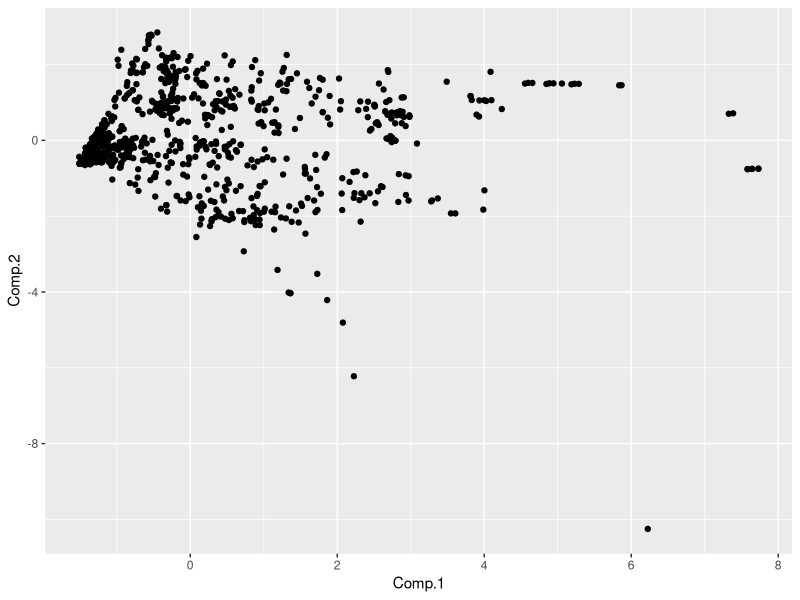

Generate this figure with R:
## ---- chunk 1
library(ggplot2)
food <- read.table("food.data.txt", header = TRUE)
food <- food[,9:14]

pc_food <- princomp(food, cor = TRUE)

if (FALSE){
  "
  也可以写成，提前标准化
  food <- scale(food)
  pc_food <- princomp(food)
  "
}

summary(pc_food)
load <- loadings(pc_food)

pc_score <- as.data.frame(pc_food$scores)
rownames(pc_score) <- 1:961
head(pc_score)

#主成分1 VS 主成分2的得分散点图
 ggplot(pc_score, aes(x=Comp.1,y=Comp.2))+geom_point()#+geom_text(aes(label = rownames(pc_score)),vjust=-0.5,size=3)
